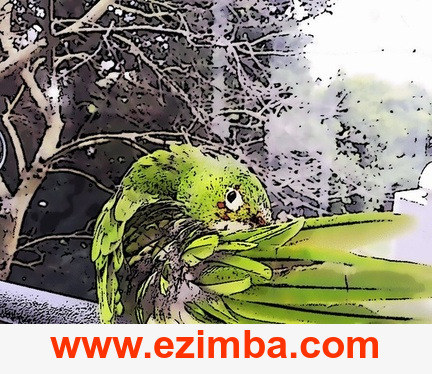
#> input picture 404.jpg, 432 x 374 px; the run also reads 1 picture not shown here
$ python mlcomposite.py ../404.jpg ../500.jpg out.png out.png 5 5
#> lines starting #> are read from the running program, lines starting #| are printed output that depends on the picture; after the words box and inside, x2 and y2 are one past the last pixel; in counts of white or black regions, pixels touching at a corner belong together
import os
import sys
import random
import math
import numpy as np
from PIL import Image
import skimage.io
import cv2

if __name__ == '__main__':

    if len(sys.argv) != 7:
        print('usage: srcImage srcMask dstImage outputImage centerX centerY')
        exit()

    PATH_SRC = sys.argv[1]
    PATH_MASK = sys.argv[2]
    PATH_DST = sys.argv[3]
    PATH_OUTPUT = sys.argv[4]
    centerX = int(sys.argv[5])
    centerY = int(sys.argv[6])
    print(PATH_MASK)


    src = cv2.imread(PATH_SRC)
#> src is the input picture: shape (374, 432, 3); mean B, G, R 125.2, 142.4, 147.5
    mask = cv2.imread(PATH_MASK)
    dst = cv2.imread(PATH_DST)
    center = (centerX, centerY)

    rows = mask.shape[0]
#> rows = 374
    cols = mask.shape[1]
#> cols = 432
    print("width: ",rows, "height:", cols)
#| width:  374 height: 432

    for row in range(0, rows):
        for col in range(0, cols):
            #print(row, col)
            bits = mask[row, col]
            if bits[0] > 0 or bits[1] > 0 or bits[2] > 0:
                mask[row, col] = [255, 255, 255]
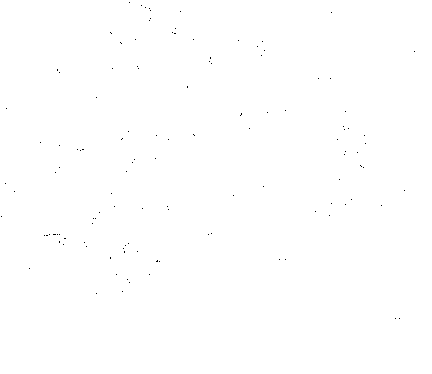
#> mask: shape (374, 432, 3); 99.9% white; black in thin lines or dots, all inside (x1, y1, x2, y2) = (1, 2, 415, 319)

#> (the run stopped early here; a loop or call above may not have finished)
